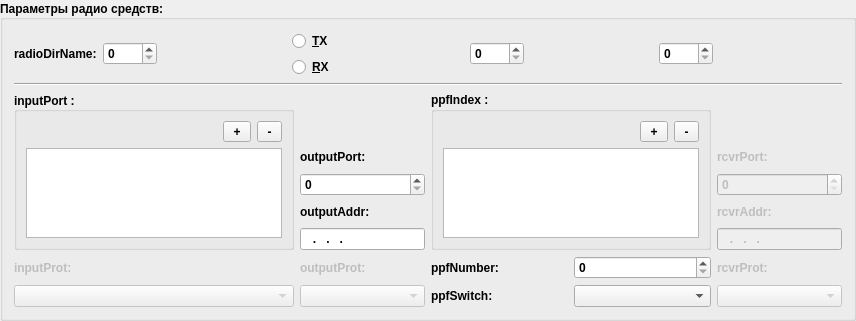
          <widget class="QGroupBox" name="groupBox_9">
           <property name="sizePolicy">
            <sizepolicy hsizetype="Preferred" vsizetype="Preferred">
             <horstretch>0</horstretch>
             <verstretch>0</verstretch>
            </sizepolicy>
           </property>
           <property name="font">
            <font>
             <weight>75</weight>
             <bold>true</bold>
             <underline>false</underline>
            </font>
           </property>
           <property name="layoutDirection">
            <enum>Qt::LeftToRight</enum>
           </property>
           <property name="title">
            <string>Параметры радио средств:</string>
           </property>
           <property name="alignment">
            <set>Qt::AlignLeading|Qt::AlignLeft|Qt::AlignVCenter</set>
           </property>
           <layout class="QGridLayout" name="gridLayout">
            <item row="1" column="0" colspan="5">
             <widget class="Line" name="line_2">
              <property name="orientation">
               <enum>Qt::Horizontal</enum>
              </property>
             </widget>
            </item>
            <item row="2" column="0" rowspan="3">
             <widget class="QGroupBox" name="groupBox_10">
              <property name="minimumSize">
               <size>
                <width>0</width>
                <height>0</height>
               </size>
              </property>
              <property name="title">
               <string>inputPort :</string>
              </property>
              <property name="alignment">
               <set>Qt::AlignLeading|Qt::AlignLeft|Qt::AlignVCenter</set>
              </property>
              <layout class="QVBoxLayout" name="verticalLayout_18">
               <item>
                <layout class="QHBoxLayout" name="horizontalLayout_35">
                 <item>
                  <widget class="QLabel" name="lb_input">
                   <property name="font">
                    <font>
                     <weight>50</weight>
                     <bold>false</bold>
                     <underline>false</underline>
                    </font>
                   </property>
                   <property name="text">
                    <string/>
                   </property>
                  </widget>
                 </item>
                 <item>
                  <spacer name="horizontalSpacer_11">
                   <property name="orientation">
                    <enum>Qt::Horizontal</enum>
                   </property>
                   <property name="sizeHint" stdset="0">
                    <size>
                     <width>40</width>
                     <height>20</height>
                    </size>
                   </property>
                  </spacer>
                 </item>
                 <item>
                  <widget class="QToolButton" name="tb_add_port">
                   <property name="focusPolicy">
                    <enum>Qt::StrongFocus</enum>
                   </property>
                   <property name="text">
                    <string> + </string>
                   </property>
                  </widget>
                 </item>
                 <item>
                  <widget class="QToolButton" name="tb_del_port">
                   <property name="text">
                    <string> - </string>
                   </property>
                  </widget>
                 </item>
                </layout>
               </item>
               <item>
                <widget class="TableFreq" name="tw_input_port">
                 <property name="minimumSize">
                  <size>
                   <width>0</width>
                   <height>0</height>
                  </size>
                 </property>
                 <property name="maximumSize">
                  <size>
                   <width>16777215</width>
                   <height>90</height>
                  </size>
                 </property>
                 <property name="inputMethodHints">
                  <set>Qt::ImhNone</set>
                 </property>
                 <property name="frameShape">
                  <enum>QFrame::StyledPanel</enum>
                 </property>
                 <property name="frameShadow">
                  <enum>QFrame::Raised</enum>
                 </property>
                 <property name="midLineWidth">
                  <number>1</number>
                 </property>
                 <property name="editTriggers">
                  <set>QAbstractItemView::AnyKeyPressed|QAbstractItemView::CurrentChanged|QAbstractItemView::EditKeyPressed|QAbstractItemView::SelectedClicked</set>
                 </property>
                 <property name="tabKeyNavigation">
                  <bool>false</bool>
                 </property>
                 <property name="alternatingRowColors">
                  <bool>true</bool>
                 </property>
                 <property name="selectionBehavior">
                  <enum>QAbstractItemView::SelectItems</enum>
                 </property>
                 <property name="wordWrap">
                  <bool>false</bool>
                 </property>
                 <property name="rowCount">
                  <number>0</number>
                 </property>
                 <property name="columnCount">
                  <number>1</number>
                 </property>
                 <attribute name="horizontalHeaderVisible">
                  <bool>false</bool>
                 </attribute>
                 <attribute name="horizontalHeaderDefaultSectionSize">
                  <number>45</number>
                 </attribute>
                 <attribute name="horizontalHeaderMinimumSectionSize">
                  <number>45</number>
                 </attribute>
                 <attribute name="horizontalHeaderStretchLastSection">
                  <bool>true</bool>
                 </attribute>
                 <attribute name="verticalHeaderVisible">
                  <bool>false</bool>
                 </attribute>
                 <column>
                  <property name="text">
                   <string>Новый столбец</string>
                  </property>
                 </column>
                </widget>
               </item>
              </layout>
             </widget>
            </item>
            <item row="2" column="3" rowspan="3">
             <widget class="QGroupBox" name="groupBox_11">
              <property name="minimumSize">
               <size>
                <width>0</width>
                <height>0</height>
               </size>
              </property>
              <property name="title">
               <string>ppfIndex :</string>
              </property>
              <layout class="QVBoxLayout" name="verticalLayout_19">
               <item>
                <layout class="QHBoxLayout" name="horizontalLayout_36">
                 <item>
                  <spacer name="horizontalSpacer_14">
                   <property name="orientation">
                    <enum>Qt::Horizontal</enum>
                   </property>
                   <property name="sizeHint" stdset="0">
                    <size>
                     <width>40</width>
                     <height>20</height>
                    </size>
                   </property>
                  </spacer>
                 </item>
                 <item>
                  <widget class="QToolButton" name="tb_add_ppf_ind">
                   <property name="focusPolicy">
                    <enum>Qt::StrongFocus</enum>
                   </property>
                   <property name="text">
                    <string> + </string>
                   </property>
                  </widget>
                 </item>
                 <item>
                  <widget class="QToolButton" name="tb_del_ppf_ind">
                   <property name="text">
                    <string> - </string>
                   </property>
                  </widget>
                 </item>
                </layout>
               </item>
               <item>
                <widget class="TableFreq" name="tw_ppf_ind">
                 <property name="minimumSize">
                  <size>
                   <width>0</width>
                   <height>0</height>
                  </size>
                 </property>
                 <property name="maximumSize">
                  <size>
                   <width>16777215</width>
                   <height>90</height>
                  </size>
                 </property>
                 <property name="inputMethodHints">
                  <set>Qt::ImhNone</set>
                 </property>
                 <property name="frameShape">
                  <enum>QFrame::StyledPanel</enum>
                 </property>
                 <property name="frameShadow">
                  <enum>QFrame::Raised</enum>
                 </property>
                 <property name="midLineWidth">
                  <number>1</number>
                 </property>
                 <property name="editTriggers">
                  <set>QAbstractItemView::AnyKeyPressed|QAbstractItemView::CurrentChanged|QAbstractItemView::EditKeyPressed|QAbstractItemView::SelectedClicked</set>
                 </property>
                 <property name="tabKeyNavigation">
                  <bool>false</bool>
                 </property>
                 <property name="alternatingRowColors">
                  <bool>true</bool>
                 </property>
                 <property name="selectionBehavior">
                  <enum>QAbstractItemView::SelectItems</enum>
                 </property>
                 <property name="wordWrap">
                  <bool>false</bool>
                 </property>
                 <property name="rowCount">
                  <number>0</number>
                 </property>
                 <property name="columnCount">
                  <number>1</number>
                 </property>
                 <attribute name="horizontalHeaderVisible">
                  <bool>false</bool>
                 </attribute>
                 <attribute name="horizontalHeaderDefaultSectionSize">
                  <number>45</number>
                 </attribute>
                 <attribute name="horizontalHeaderMinimumSectionSize">
                  <number>45</number>
                 </attribute>
                 <attribute name="horizontalHeaderStretchLastSection">
                  <bool>true</bool>
                 </attribute>
                 <attribute name="verticalHeaderVisible">
                  <bool>false</bool>
                 </attribute>
                 <column>
                  <property name="text">
                   <string>Новый столбец</string>
                  </property>
                 </column>
                </widget>
               </item>
              </layout>
             </widget>
            </item>
            <item row="4" column="1" colspan="2">
             <layout class="QVBoxLayout" name="verticalLayout_15">
              <item>
               <widget class="QLabel" name="label_22">
                <property name="text">
                 <string>outputAddr:</string>
                </property>
               </widget>
              </item>
              <item>
               <widget class="QLineEdit" name="le_out_adr">
                <property name="inputMask">
                 <string>000.000.000.000</string>
                </property>
               </widget>
              </item>
             </layout>
            </item>
            <item row="4" column="4">
             <layout class="QVBoxLayout" name="verticalLayout_17">
              <item>
               <widget class="QLabel" name="label_26">
                <property name="enabled">
                 <bool>false</bool>
                </property>
                <property name="text">
                 <string>rcvrAddr:</string>
                </property>
               </widget>
              </item>
              <item>
               <widget class="QLineEdit" name="le_rcvr_adr">
                <property name="enabled">
                 <bool>false</bool>
                </property>
                <property name="inputMask">
                 <string>000.000.000.000</string>
                </property>
               </widget>
              </item>
             </layout>
            </item>
            <item row="5" column="0" rowspan="2">
             <layout class="QVBoxLayout" name="verticalLayout_24">
              <item>
               <widget class="QLabel" name="label_3">
                <property name="enabled">
                 <bool>false</bool>
                </property>
                <property name="text">
                 <string>inputProt:</string>
                </property>
               </widget>
              </item>
              <item>
               <widget class="QComboBox" name="cb_in_prot">
                <property name="enabled">
                 <bool>false</bool>
                </property>
               </widget>
              </item>
             </layout>
            </item>
            <item row="5" column="1" rowspan="2" colspan="2">
             <layout class="QVBoxLayout" name="verticalLayout_20">
              <item>
               <widget class="QLabel" name="label_24">
                <property name="enabled">
                 <bool>false</bool>
                </property>
                <property name="text">
                 <string>outputProt:</string>
                </property>
               </widget>
              </item>
              <item>
               <widget class="QComboBox" name="cb_out_prot">
                <property name="enabled">
                 <bool>false</bool>
                </property>
               </widget>
              </item>
             </layout>
            </item>
            <item row="5" column="3">
             <layout class="QHBoxLayout" name="horizontalLayout_34">
              <item>
               <widget class="QLabel" name="label_30">
                <property name="text">
                 <string>ppfNumber:</string>
                </property>
               </widget>
              </item>
              <item>
               <widget class="QSpinBox" name="sb_ppf_number">
                <property name="maximum">
                 <number>1000</number>
                </property>
               </widget>
              </item>
             </layout>
            </item>
            <item row="5" column="4" rowspan="2">
             <layout class="QVBoxLayout" name="verticalLayout_21">
              <item>
               <widget class="QLabel" name="label_27">
                <property name="enabled">
                 <bool>false</bool>
                </property>
                <property name="text">
                 <string>rcvrProt:</string>
                </property>
               </widget>
              </item>
              <item>
               <widget class="QComboBox" name="cb_rcvr_prot">
                <property name="enabled">
                 <bool>false</bool>
                </property>
               </widget>
              </item>
             </layout>
            </item>
            <item row="6" column="3">
             <layout class="QHBoxLayout" name="horizontalLayout_33">
              <item>
               <widget class="QLabel" name="label_31">
                <property name="layoutDirection">
                 <enum>Qt::LeftToRight</enum>
                </property>
                <property name="text">
                 <string>ppfSwitch:</string>
                </property>
                <property name="alignment">
                 <set>Qt::AlignLeading|Qt::AlignLeft|Qt::AlignVCenter</set>
                </property>
               </widget>
              </item>
              <item>
               <widget class="QComboBox" name="cb_ppf_switch"/>
              </item>
             </layout>
            </item>
            <item row="0" column="0" colspan="5">
             <layout class="QHBoxLayout" name="horizontalLayout_13">
              <item>
               <widget class="QLabel" name="label_28">
                <property name="text">
                 <string>radioDirName:</string>
                </property>
               </widget>
              </item>
              <item>
               <widget class="QSpinBox" name="sb_radio_dir_name_1">
                <property name="maximum">
                 <number>1000</number>
                </property>
               </widget>
              </item>
              <item>
               <spacer name="horizontalSpacer_15">
                <property name="orientation">
                 <enum>Qt::Horizontal</enum>
                </property>
                <property name="sizeHint" stdset="0">
                 <size>
                  <width>40</width>
                  <height>20</height>
                 </size>
                </property>
               </spacer>
              </item>
              <item>
               <layout class="QVBoxLayout" name="verticalLayout_25">
                <item>
                 <widget class="QRadioButton" name="rb_radio_dir_tx">
                  <property name="font">
                   <font>
                    <pointsize>9</pointsize>
                    <weight>75</weight>
                    <bold>true</bold>
                    <underline>false</underline>
                   </font>
                  </property>
                  <property name="text">
                   <string>&amp;TX</string>
                  </property>
                 </widget>
                </item>
                <item>
                 <widget class="QRadioButton" name="rb_radio_dir_rx">
                  <property name="font">
                   <font>
                    <pointsize>9</pointsize>
                    <weight>75</weight>
                    <bold>true</bold>
                    <underline>false</underline>
                   </font>
                  </property>
                  <property name="text">
                   <string>&amp;RX</string>
                  </property>
                 </widget>
                </item>
               </layout>
              </item>
              <item>
               <spacer name="horizontalSpacer_16">
                <property name="orientation">
                 <enum>Qt::Horizontal</enum>
                </property>
                <property name="sizeHint" stdset="0">
                 <size>
                  <width>40</width>
                  <height>20</height>
                 </size>
                </property>
               </spacer>
              </item>
              <item>
               <widget class="QSpinBox" name="sb_radio_dir_name_3">
                <property name="maximum">
                 <number>1000</number>
                </property>
               </widget>
              </item>
              <item>
               <spacer name="horizontalSpacer_17">
                <property name="orientation">
                 <enum>Qt::Horizontal</enum>
                </property>
                <property name="sizeHint" stdset="0">
                 <size>
                  <width>40</width>
                  <height>20</height>
                 </size>
                </property>
               </spacer>
              </item>
              <item>
               <widget class="QSpinBox" name="sb_radio_dir_name_4">
                <property name="maximum">
                 <number>1000</number>
                </property>
               </widget>
              </item>
              <item>
               <spacer name="horizontalSpacer_18">
                <property name="orientation">
                 <enum>Qt::Horizontal</enum>
                </property>
                <property name="sizeHint" stdset="0">
                 <size>
                  <width>40</width>
                  <height>20</height>
                 </size>
                </property>
               </spacer>
              </item>
             </layout>
            </item>
            <item row="3" column="4">
             <layout class="QVBoxLayout" name="verticalLayout_23">
              <item>
               <widget class="QLabel" name="label_25">
                <property name="enabled">
                 <bool>false</bool>
                </property>
                <property name="text">
                 <string>rcvrPort:</string>
                </property>
               </widget>
              </item>
              <item>
               <widget class="QSpinBox" name="sb_rcvr_port">
                <property name="enabled">
                 <bool>false</bool>
                </property>
                <property name="maximum">
                 <number>10000000</number>
                </property>
               </widget>
              </item>
             </layout>
            </item>
            <item row="3" column="1" colspan="2">
             <layout class="QVBoxLayout" name="verticalLayout_22">
              <item>
               <layout class="QHBoxLayout" name="horizontalLayout_16">
                <item>
                 <widget class="QLabel" name="label_23">
                  <property name="text">
                   <string>outputPort:</string>
                  </property>
                 </widget>
                </item>
                <item>
                 <widget class="QLabel" name="lb_output">
                  <property name="font">
                   <font>
                    <weight>50</weight>
                    <bold>false</bold>
                    <underline>false</underline>
                   </font>
                  </property>
                  <property name="text">
                   <string/>
                  </property>
                 </widget>
                </item>
                <item>
                 <spacer name="horizontalSpacer_5">
                  <property name="orientation">
                   <enum>Qt::Horizontal</enum>
                  </property>
                  <property name="sizeHint" stdset="0">
                   <size>
                    <width>40</width>
                    <height>20</height>
                   </size>
                  </property>
                 </spacer>
                </item>
               </layout>
              </item>
              <item>
               <widget class="QSpinBox" name="sb_out_port">
                <property name="minimum">
                 <number>0</number>
                </property>
                <property name="maximum">
                 <number>1000000</number>
                </property>
               </widget>
              </item>
             </layout>
            </item>
           </layout>
          </widget>
